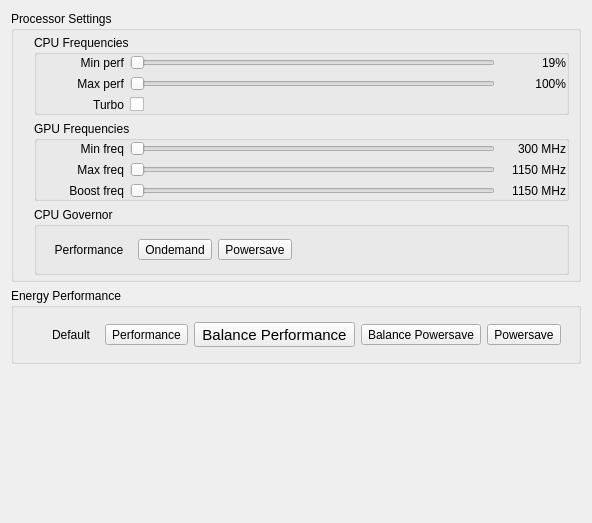
<?xml version="1.0" encoding="UTF-8"?>
<ui version="4.0">
 <class>PstateMainWidget</class>
 <widget class="QWidget" name="PstateMainWidget">
  <property name="geometry">
   <rect>
    <x>0</x>
    <y>0</y>
    <width>416</width>
    <height>523</height>
   </rect>
  </property>
  <property name="sizePolicy">
   <sizepolicy hsizetype="Preferred" vsizetype="Fixed">
    <horstretch>0</horstretch>
    <verstretch>0</verstretch>
   </sizepolicy>
  </property>
  <property name="mouseTracking">
   <bool>true</bool>
  </property>
  <property name="windowTitle">
   <string>Form</string>
  </property>
  <property name="styleSheet">
   <string notr="true">QToolButton:checked{    /*选中后*/  
min-height:20;  
border-style:solid;  
border-top-left-radius:2px;  
border-top-right-radius:2px;  
background: qlineargradient(x1: 0, y1: 0, x2: 0, y2: 1, stop:0 rgb(226,236,241),   
                            stop: 0.3 rgb(190,190,190),  
                              stop: 1 rgb(160,160,160));  
border:1px;  
border-radius:5px;padding:2px 4px;  
}  </string>
  </property>
  <layout class="QVBoxLayout" name="verticalLayout">
   <item>
    <widget class="QGroupBox" name="groupBox">
     <property name="sizePolicy">
      <sizepolicy hsizetype="Preferred" vsizetype="Fixed">
       <horstretch>0</horstretch>
       <verstretch>0</verstretch>
      </sizepolicy>
     </property>
     <property name="title">
      <string>Processor Settings</string>
     </property>
     <property name="flat">
      <bool>true</bool>
     </property>
     <property name="checkable">
      <bool>false</bool>
     </property>
     <property name="checked">
      <bool>false</bool>
     </property>
     <layout class="QVBoxLayout" name="verticalLayout_2">
      <property name="leftMargin">
       <number>20</number>
      </property>
      <property name="topMargin">
       <number>4</number>
      </property>
      <property name="bottomMargin">
       <number>4</number>
      </property>
      <item>
       <widget class="QGroupBox" name="groupBox_2">
        <property name="title">
         <string>CPU Frequencies</string>
        </property>
        <property name="flat">
         <bool>true</bool>
        </property>
        <layout class="QVBoxLayout" name="verticalLayout_3">
         <property name="leftMargin">
          <number>12</number>
         </property>
         <property name="topMargin">
          <number>0</number>
         </property>
         <property name="rightMargin">
          <number>0</number>
         </property>
         <property name="bottomMargin">
          <number>0</number>
         </property>
         <item>
          <widget class="QWidget" name="widget" native="true">
           <layout class="QHBoxLayout" name="horizontalLayout">
            <property name="leftMargin">
             <number>0</number>
            </property>
            <property name="topMargin">
             <number>0</number>
            </property>
            <property name="rightMargin">
             <number>0</number>
            </property>
            <property name="bottomMargin">
             <number>0</number>
            </property>
            <item>
             <widget class="QLabel" name="label_2">
              <property name="minimumSize">
               <size>
                <width>75</width>
                <height>0</height>
               </size>
              </property>
              <property name="maximumSize">
               <size>
                <width>75</width>
                <height>16777215</height>
               </size>
              </property>
              <property name="text">
               <string>Min perf</string>
              </property>
              <property name="alignment">
               <set>Qt::AlignRight|Qt::AlignTrailing|Qt::AlignVCenter</set>
              </property>
             </widget>
            </item>
            <item>
             <widget class="QSlider" name="minPerfSlider">
              <property name="minimum">
               <number>1</number>
              </property>
              <property name="maximum">
               <number>100</number>
              </property>
              <property name="orientation">
               <enum>Qt::Horizontal</enum>
              </property>
             </widget>
            </item>
            <item>
             <widget class="QLabel" name="minPerfLabel">
              <property name="minimumSize">
               <size>
                <width>65</width>
                <height>0</height>
               </size>
              </property>
              <property name="maximumSize">
               <size>
                <width>65</width>
                <height>16777215</height>
               </size>
              </property>
              <property name="text">
               <string>19%</string>
              </property>
              <property name="alignment">
               <set>Qt::AlignRight|Qt::AlignTrailing|Qt::AlignVCenter</set>
              </property>
             </widget>
            </item>
           </layout>
          </widget>
         </item>
         <item>
          <widget class="QWidget" name="widget_2" native="true">
           <layout class="QHBoxLayout" name="horizontalLayout_2">
            <property name="leftMargin">
             <number>0</number>
            </property>
            <property name="topMargin">
             <number>0</number>
            </property>
            <property name="rightMargin">
             <number>0</number>
            </property>
            <property name="bottomMargin">
             <number>0</number>
            </property>
            <item>
             <widget class="QLabel" name="label_4">
              <property name="minimumSize">
               <size>
                <width>75</width>
                <height>0</height>
               </size>
              </property>
              <property name="maximumSize">
               <size>
                <width>75</width>
                <height>16777215</height>
               </size>
              </property>
              <property name="text">
               <string>Max perf</string>
              </property>
              <property name="alignment">
               <set>Qt::AlignRight|Qt::AlignTrailing|Qt::AlignVCenter</set>
              </property>
             </widget>
            </item>
            <item>
             <widget class="QSlider" name="maxPerfSlider">
              <property name="minimum">
               <number>1</number>
              </property>
              <property name="maximum">
               <number>100</number>
              </property>
              <property name="orientation">
               <enum>Qt::Horizontal</enum>
              </property>
             </widget>
            </item>
            <item>
             <widget class="QLabel" name="maxPerfLabel">
              <property name="minimumSize">
               <size>
                <width>65</width>
                <height>0</height>
               </size>
              </property>
              <property name="maximumSize">
               <size>
                <width>65</width>
                <height>16777215</height>
               </size>
              </property>
              <property name="text">
               <string>100%</string>
              </property>
              <property name="alignment">
               <set>Qt::AlignRight|Qt::AlignTrailing|Qt::AlignVCenter</set>
              </property>
             </widget>
            </item>
           </layout>
          </widget>
         </item>
         <item>
          <widget class="QWidget" name="widget_3" native="true">
           <layout class="QHBoxLayout" name="horizontalLayout_3">
            <property name="leftMargin">
             <number>0</number>
            </property>
            <property name="topMargin">
             <number>0</number>
            </property>
            <property name="rightMargin">
             <number>0</number>
            </property>
            <property name="bottomMargin">
             <number>0</number>
            </property>
            <item>
             <widget class="QLabel" name="label_6">
              <property name="minimumSize">
               <size>
                <width>75</width>
                <height>0</height>
               </size>
              </property>
              <property name="maximumSize">
               <size>
                <width>75</width>
                <height>16777215</height>
               </size>
              </property>
              <property name="text">
               <string>Turbo</string>
              </property>
              <property name="alignment">
               <set>Qt::AlignRight|Qt::AlignTrailing|Qt::AlignVCenter</set>
              </property>
             </widget>
            </item>
            <item>
             <widget class="QCheckBox" name="turboCheckBox">
              <property name="text">
               <string/>
              </property>
             </widget>
            </item>
           </layout>
          </widget>
         </item>
        </layout>
       </widget>
      </item>
      <item>
       <widget class="QGroupBox" name="gpuGroupBox">
        <property name="title">
         <string>GPU Frequencies</string>
        </property>
        <property name="flat">
         <bool>true</bool>
        </property>
        <layout class="QVBoxLayout" name="verticalLayout_5">
         <property name="leftMargin">
          <number>12</number>
         </property>
         <property name="topMargin">
          <number>0</number>
         </property>
         <property name="rightMargin">
          <number>0</number>
         </property>
         <property name="bottomMargin">
          <number>0</number>
         </property>
         <item>
          <widget class="QWidget" name="widget_5" native="true">
           <layout class="QHBoxLayout" name="horizontalLayout_6">
            <property name="leftMargin">
             <number>0</number>
            </property>
            <property name="topMargin">
             <number>0</number>
            </property>
            <property name="rightMargin">
             <number>0</number>
            </property>
            <property name="bottomMargin">
             <number>0</number>
            </property>
            <item>
             <widget class="QLabel" name="label">
              <property name="minimumSize">
               <size>
                <width>75</width>
                <height>0</height>
               </size>
              </property>
              <property name="maximumSize">
               <size>
                <width>75</width>
                <height>16777215</height>
               </size>
              </property>
              <property name="text">
               <string>Min freq</string>
              </property>
              <property name="alignment">
               <set>Qt::AlignRight|Qt::AlignTrailing|Qt::AlignVCenter</set>
              </property>
             </widget>
            </item>
            <item>
             <widget class="QSlider" name="gpuMinFreqSlider">
              <property name="orientation">
               <enum>Qt::Horizontal</enum>
              </property>
             </widget>
            </item>
            <item>
             <widget class="QLabel" name="gpuMinFreqLabel">
              <property name="minimumSize">
               <size>
                <width>65</width>
                <height>0</height>
               </size>
              </property>
              <property name="maximumSize">
               <size>
                <width>65</width>
                <height>16777215</height>
               </size>
              </property>
              <property name="text">
               <string>300 MHz</string>
              </property>
              <property name="alignment">
               <set>Qt::AlignRight|Qt::AlignTrailing|Qt::AlignVCenter</set>
              </property>
             </widget>
            </item>
           </layout>
          </widget>
         </item>
         <item>
          <widget class="QWidget" name="widget_6" native="true">
           <layout class="QHBoxLayout" name="horizontalLayout_7">
            <property name="leftMargin">
             <number>0</number>
            </property>
            <property name="topMargin">
             <number>0</number>
            </property>
            <property name="rightMargin">
             <number>0</number>
            </property>
            <property name="bottomMargin">
             <number>0</number>
            </property>
            <item>
             <widget class="QLabel" name="label_5">
              <property name="minimumSize">
               <size>
                <width>75</width>
                <height>0</height>
               </size>
              </property>
              <property name="maximumSize">
               <size>
                <width>75</width>
                <height>16777215</height>
               </size>
              </property>
              <property name="text">
               <string>Max freq</string>
              </property>
              <property name="alignment">
               <set>Qt::AlignRight|Qt::AlignTrailing|Qt::AlignVCenter</set>
              </property>
             </widget>
            </item>
            <item>
             <widget class="QSlider" name="gpuMaxFreqSlider">
              <property name="orientation">
               <enum>Qt::Horizontal</enum>
              </property>
             </widget>
            </item>
            <item>
             <widget class="QLabel" name="gpuMaxFreqLabel">
              <property name="minimumSize">
               <size>
                <width>65</width>
                <height>0</height>
               </size>
              </property>
              <property name="maximumSize">
               <size>
                <width>65</width>
                <height>16777215</height>
               </size>
              </property>
              <property name="text">
               <string>1150 MHz</string>
              </property>
              <property name="alignment">
               <set>Qt::AlignRight|Qt::AlignTrailing|Qt::AlignVCenter</set>
              </property>
             </widget>
            </item>
           </layout>
          </widget>
         </item>
         <item>
          <widget class="QWidget" name="widget_7" native="true">
           <layout class="QHBoxLayout" name="horizontalLayout_8">
            <property name="leftMargin">
             <number>0</number>
            </property>
            <property name="topMargin">
             <number>0</number>
            </property>
            <property name="rightMargin">
             <number>0</number>
            </property>
            <property name="bottomMargin">
             <number>0</number>
            </property>
            <item>
             <widget class="QLabel" name="label_3">
              <property name="minimumSize">
               <size>
                <width>75</width>
                <height>0</height>
               </size>
              </property>
              <property name="maximumSize">
               <size>
                <width>75</width>
                <height>16777215</height>
               </size>
              </property>
              <property name="text">
               <string>Boost freq</string>
              </property>
              <property name="alignment">
               <set>Qt::AlignRight|Qt::AlignTrailing|Qt::AlignVCenter</set>
              </property>
             </widget>
            </item>
            <item>
             <widget class="QSlider" name="gpuBoostFreqSlider">
              <property name="orientation">
               <enum>Qt::Horizontal</enum>
              </property>
             </widget>
            </item>
            <item>
             <widget class="QLabel" name="gpuBoostFreqLabel">
              <property name="minimumSize">
               <size>
                <width>65</width>
                <height>0</height>
               </size>
              </property>
              <property name="maximumSize">
               <size>
                <width>65</width>
                <height>16777215</height>
               </size>
              </property>
              <property name="text">
               <string>1150 MHz</string>
              </property>
              <property name="alignment">
               <set>Qt::AlignRight|Qt::AlignTrailing|Qt::AlignVCenter</set>
              </property>
             </widget>
            </item>
           </layout>
          </widget>
         </item>
        </layout>
       </widget>
      </item>
      <item>
       <widget class="QGroupBox" name="cpuGroupBox">
        <property name="title">
         <string>CPU Governor</string>
        </property>
        <property name="flat">
         <bool>true</bool>
        </property>
        <layout class="QHBoxLayout" name="horizontalLayout_4">
         <item>
          <widget class="QToolButton" name="cpuPerfToolButton">
           <property name="toolTip">
            <string>Performance</string>
           </property>
           <property name="toolTipDuration">
            <number>1</number>
           </property>
           <property name="statusTip">
            <string>Performance</string>
           </property>
           <property name="whatsThis">
            <string>Performance</string>
           </property>
           <property name="styleSheet">
            <string notr="true"/>
           </property>
           <property name="text">
            <string>Performance</string>
           </property>
           <property name="icon">
            <iconset resource="dde_pstate.qrc">
             <normaloff>:/icons/performance.svg</normaloff>:/icons/performance.svg</iconset>
           </property>
           <property name="iconSize">
            <size>
             <width>32</width>
             <height>32</height>
            </size>
           </property>
           <property name="checkable">
            <bool>true</bool>
           </property>
           <property name="checked">
            <bool>true</bool>
           </property>
          </widget>
         </item>
         <item>
          <widget class="QToolButton" name="cpuOndemandToolButton">
           <property name="toolTip">
            <string>Ondemand</string>
           </property>
           <property name="statusTip">
            <string>Ondemand</string>
           </property>
           <property name="whatsThis">
            <string>Ondemand</string>
           </property>
           <property name="text">
            <string>Ondemand</string>
           </property>
           <property name="icon">
            <iconset resource="dde_pstate.qrc">
             <normaloff>:/icons/ondemand.svg</normaloff>:/icons/ondemand.svg</iconset>
           </property>
           <property name="iconSize">
            <size>
             <width>32</width>
             <height>32</height>
            </size>
           </property>
           <property name="checkable">
            <bool>true</bool>
           </property>
          </widget>
         </item>
         <item>
          <widget class="QToolButton" name="cpuPowerToolButton">
           <property name="toolTip">
            <string>Powersave</string>
           </property>
           <property name="statusTip">
            <string>Powersave</string>
           </property>
           <property name="whatsThis">
            <string>Powersave</string>
           </property>
           <property name="text">
            <string>Powersave</string>
           </property>
           <property name="icon">
            <iconset resource="dde_pstate.qrc">
             <normaloff>:/icons/powersave.svg</normaloff>:/icons/powersave.svg</iconset>
           </property>
           <property name="iconSize">
            <size>
             <width>32</width>
             <height>32</height>
            </size>
           </property>
           <property name="checkable">
            <bool>true</bool>
           </property>
           <property name="checked">
            <bool>false</bool>
           </property>
          </widget>
         </item>
         <item>
          <spacer name="horizontalSpacer">
           <property name="orientation">
            <enum>Qt::Horizontal</enum>
           </property>
           <property name="sizeHint" stdset="0">
            <size>
             <width>40</width>
             <height>20</height>
            </size>
           </property>
          </spacer>
         </item>
        </layout>
       </widget>
      </item>
     </layout>
    </widget>
   </item>
   <item>
    <widget class="QGroupBox" name="energyGroupBox">
     <property name="enabled">
      <bool>true</bool>
     </property>
     <property name="sizePolicy">
      <sizepolicy hsizetype="Preferred" vsizetype="Fixed">
       <horstretch>0</horstretch>
       <verstretch>0</verstretch>
      </sizepolicy>
     </property>
     <property name="title">
      <string>Energy Performance</string>
     </property>
     <property name="flat">
      <bool>true</bool>
     </property>
     <layout class="QVBoxLayout" name="verticalLayout_4">
      <property name="leftMargin">
       <number>20</number>
      </property>
      <property name="topMargin">
       <number>4</number>
      </property>
      <property name="rightMargin">
       <number>8</number>
      </property>
      <property name="bottomMargin">
       <number>4</number>
      </property>
      <item>
       <widget class="QWidget" name="widget_4" native="true">
        <layout class="QHBoxLayout" name="horizontalLayout_5">
         <item>
          <widget class="QToolButton" name="energyDefaultToolButton">
           <property name="whatsThis">
            <string>Default</string>
           </property>
           <property name="text">
            <string>Default</string>
           </property>
           <property name="icon">
            <iconset resource="dde_pstate.qrc">
             <normaloff>:/icons/default.svg</normaloff>:/icons/default.svg</iconset>
           </property>
           <property name="iconSize">
            <size>
             <width>32</width>
             <height>32</height>
            </size>
           </property>
           <property name="checkable">
            <bool>true</bool>
           </property>
           <property name="checked">
            <bool>true</bool>
           </property>
          </widget>
         </item>
         <item>
          <widget class="QToolButton" name="energyPerfToolButton">
           <property name="whatsThis">
            <string>Performance</string>
           </property>
           <property name="text">
            <string>Performance</string>
           </property>
           <property name="icon">
            <iconset resource="dde_pstate.qrc">
             <normaloff>:/icons/performance.svg</normaloff>:/icons/performance.svg</iconset>
           </property>
           <property name="iconSize">
            <size>
             <width>32</width>
             <height>32</height>
            </size>
           </property>
           <property name="checkable">
            <bool>true</bool>
           </property>
          </widget>
         </item>
         <item>
          <widget class="QToolButton" name="energyBalancePerfToolButton">
           <property name="font">
            <font>
             <pointsize>11</pointsize>
            </font>
           </property>
           <property name="whatsThis">
            <string>Balance Performance</string>
           </property>
           <property name="text">
            <string>Balance Performance</string>
           </property>
           <property name="icon">
            <iconset resource="dde_pstate.qrc">
             <normaloff>:/icons/balance-performance.svg</normaloff>:/icons/balance-performance.svg</iconset>
           </property>
           <property name="iconSize">
            <size>
             <width>32</width>
             <height>32</height>
            </size>
           </property>
           <property name="checkable">
            <bool>true</bool>
           </property>
          </widget>
         </item>
         <item>
          <widget class="QToolButton" name="energyBalancePowersaveToolButton">
           <property name="whatsThis">
            <string>Balance Powersaving</string>
           </property>
           <property name="text">
            <string>Balance Powersave</string>
           </property>
           <property name="icon">
            <iconset resource="dde_pstate.qrc">
             <normaloff>:/icons/balance-powersave.svg</normaloff>:/icons/balance-powersave.svg</iconset>
           </property>
           <property name="iconSize">
            <size>
             <width>32</width>
             <height>32</height>
            </size>
           </property>
           <property name="checkable">
            <bool>true</bool>
           </property>
          </widget>
         </item>
         <item>
          <widget class="QToolButton" name="energyPowersaveToolButton">
           <property name="whatsThis">
            <string>Powersaving</string>
           </property>
           <property name="text">
            <string>Powersave</string>
           </property>
           <property name="icon">
            <iconset resource="dde_pstate.qrc">
             <normaloff>:/icons/powersave.svg</normaloff>:/icons/powersave.svg</iconset>
           </property>
           <property name="iconSize">
            <size>
             <width>32</width>
             <height>32</height>
            </size>
           </property>
           <property name="checkable">
            <bool>true</bool>
           </property>
          </widget>
         </item>
         <item>
          <spacer name="horizontalSpacer_2">
           <property name="orientation">
            <enum>Qt::Horizontal</enum>
           </property>
           <property name="sizeHint" stdset="0">
            <size>
             <width>40</width>
             <height>20</height>
            </size>
           </property>
          </spacer>
         </item>
        </layout>
       </widget>
      </item>
     </layout>
    </widget>
   </item>
   <item>
    <spacer name="verticalSpacer">
     <property name="orientation">
      <enum>Qt::Vertical</enum>
     </property>
     <property name="sizeHint" stdset="0">
      <size>
       <width>20</width>
       <height>40</height>
      </size>
     </property>
    </spacer>
   </item>
  </layout>
 </widget>
 <resources>
  <include location="dde_pstate.qrc"/>
 </resources>
 <connections/>
</ui>
